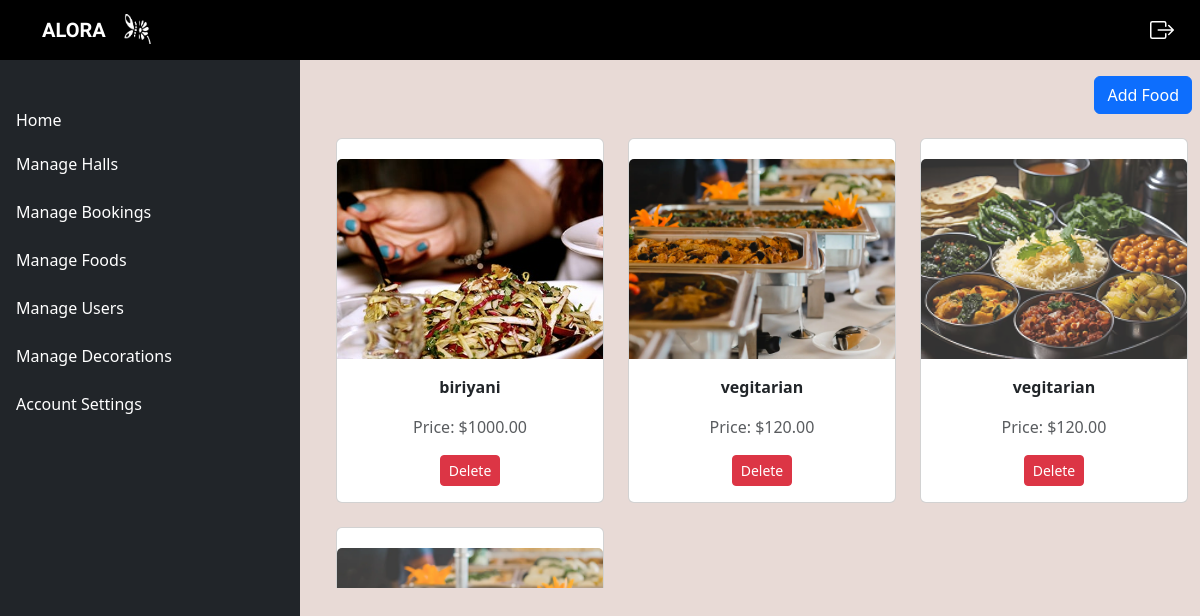
Page /view_food on the committed database.
### event/models.py (models this page shows, shortened)
class Food(models.Model):
    food_image=models.FileField()
    food_name=models.CharField(max_length=100)
    food_price=models.DecimalField(max_digits=10,decimal_places=2)

### event/views.py (the view)
# urls.py: path('view_food',views.View_food,name='view_food'),
def View_food(request):
    food=Food.objects.all()
    return render(request,'view_food.html',{'data':food})

### templates/view_food.html (shortened to what this page needs)
{% extends 'admin_home.html' %}
{% load static %}
{% block content %}
<div class="content ps-4">
    <div class="d-flex justify-content-end mt-3 me-2">
        <a href="{% url 'add_food' %}" class="btn btn-primary text-decoration-none">Add Food</a>
    </div>
    {% if data %}
    <div class="container mt-4 ">
        <div class="row">
            {% for i in data %}
            <div class="col-md-4 mb-4 d-flex justify-content-center">
                <div class="card" style="width: 18rem; padding-top: 20px;">
                    <img src="{{ i.food_image.url }}" class="card-img-top" alt="{{ i.food_name }}" style="height: 200px; object-fit: cover;">
                    <div class="card-body text-center">
                        <p class="card-text fw-bold">{{ i.food_name }}</p>
                        <p class="card-text text-muted">Price: ${{ i.food_price }}</p>
                        <a href="{% url 'delete_food' id=i.id %}" class="btn btn-danger btn-sm">Delete</a>
                    </div>
                </div>
            </div>
            {% endfor %}
        </div>
    </div>
    {% else %}
    <div class="container text-center mt-5">
        <h3 class="text-muted">No Food Items Available</h3>
    </div>
    {% endif %}
</div>
{% endblock content %}

### templates/view_food.html (style rules this page uses)
.container { overflow-y: scroll; height: 450px; }

### templates/admin_home.html (style rules this page uses)
.content { background: #E8DAD6; color: black; width: 75%; }

### rows in the picture
Food: food_image (picture), food_name "biriyani", food_price "1000.00"
Food: food_image (picture), food_name "vegitarian", food_price "120.00"
Food: food_image (picture), food_name "vegitarian", food_price "120.00"
Food: food_image (picture)
